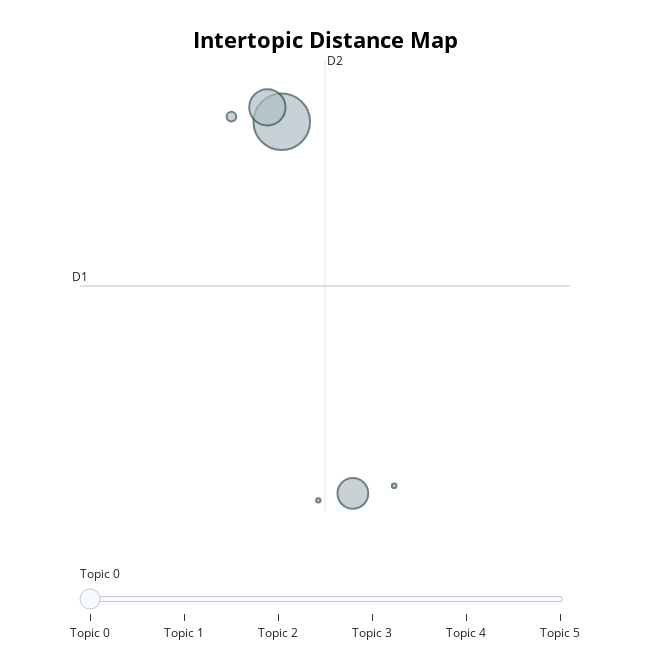

The code cell stored with this chart in its notebook:
### Code cell
model.visualize_topics()

### Figure 1 — Plotly figure (JSON) as saved in the notebook; plotly's stock layout.template omitted (floating-point values rounded to 4 significant figures)
{"data": [{"customdata": [[0, "model | im | python | data | using", 2167], [1, "market | stock | im | like | stocks", 893], [2, "nan nan | nan |  |  | ", 640], [3, "financial | relevant | include | consider | useful", 63], [4, "nan | nan nan |  |  | ", 15], [5, "nan | nan nan |  |  | ", 13]], "hovertemplate": "<b>Topic %{customdata[0]}</b><br>%{customdata[1]}<br>Size: %{customdata[2]}", "legendgroup": "", "marker": {"color": "#B0BEC5", "line": {"color": "DarkSlateGrey", "width": 2}, "size": [2167, 893, 640, 63, 15, 13], "sizemode": "area", "sizeref": 1.354, "symbol": "circle"}, "mode": "markers", "name": "", "orientation": "v", "showlegend": false, "type": "scatter", "x": [11.49, 11.33, 12.26, 10.94, 12.71, 11.88], "xaxis": "x", "y": [16.99, 17.8, -3.992, 17.28, -3.558, -4.382], "yaxis": "y"}], "layout": {"annotations": [{"showarrow": false, "text": "D1", "x": 9.301, "y": 7.718, "yshift": 10}, {"showarrow": false, "text": "D2", "x": 11.96, "xshift": 10, "y": 20.48}], "height": 650, "hoverlabel": {"bgcolor": "white", "font": {"family": "Rockwell", "size": 16}}, "legend": {"itemsizing": "constant", "tracegroupgap": 0}, "margin": {"t": 60}, "shapes": [{"line": {"color": "#CFD8DC", "width": 2}, "type": "line", "x0": 11.96, "x1": 11.96, "y0": -5.039, "y1": 20.48}, {"line": {"color": "#9E9E9E", "width": 2}, "type": "line", "x0": 9.301, "x1": 14.61, "y0": 7.718, "y1": 7.718}], "sliders": [{"active": 0, "pad": {"t": 50}, "steps": [{"args": [{"marker.color": [["red", "#B0BEC5", "#B0BEC5", "#B0BEC5", "#B0BEC5", "#B0BEC5"]]}], "label": "Topic 0", "method": "update"}, {"args": [{"marker.color": [["#B0BEC5", "red", "#B0BEC5", "#B0BEC5", "#B0BEC5", "#B0BEC5"]]}], "label": "Topic 1", "method": "update"}, {"args": [{"marker.color": [["#B0BEC5", "#B0BEC5", "red", "#B0BEC5", "#B0BEC5", "#B0BEC5"]]}], "label": "Topic 2", "method": "update"}, {"args": [{"marker.color": [["#B0BEC5", "#B0BEC5", "#B0BEC5", "red", "#B0BEC5", "#B0BEC5"]]}], "label": "Topic 3", "method": "update"}, {"args": [{"marker.color": [["#B0BEC5", "#B0BEC5", "#B0BEC5", "#B0BEC5", "red", "#B0BEC5"]]}], "label": "Topic 4", "method": "update"}, {"args": [{"marker.color": [["#B0BEC5", "#B0BEC5", "#B0BEC5", "#B0BEC5", "#B0BEC5", "red"]]}], "label": "Topic 5", "method": "update"}]}], "title": {"font": {"color": "Black", "size": 22}, "text": "<b>Intertopic Distance Map</b>", "x": 0.5, "xanchor": "center", "y": 0.95, "yanchor": "top"}, "width": 650, "xaxis": {"anchor": "y", "domain": [0, 1], "range": [9.301, 14.61], "title": {"text": ""}, "visible": false}, "yaxis": {"anchor": "x", "domain": [0, 1], "range": [-5.039, 20.48], "title": {"text": ""}, "visible": false}}}
